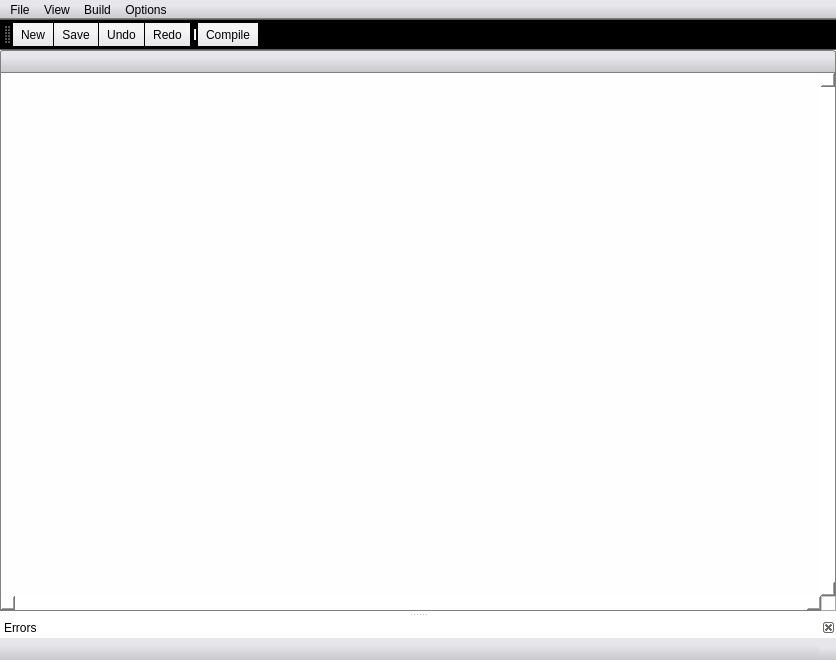
<?xml version="1.0" encoding="UTF-8"?>
<ui version="4.0">
 <class>HLSLEditorClass</class>
 <widget class="QMainWindow" name="HLSLEditorClass">
  <property name="geometry">
   <rect>
    <x>0</x>
    <y>0</y>
    <width>836</width>
    <height>660</height>
   </rect>
  </property>
  <property name="sizePolicy">
   <sizepolicy hsizetype="Expanding" vsizetype="Expanding">
    <horstretch>0</horstretch>
    <verstretch>0</verstretch>
   </sizepolicy>
  </property>
  <property name="contextMenuPolicy">
   <enum>Qt::NoContextMenu</enum>
  </property>
  <property name="windowTitle">
   <string>MainWindow</string>
  </property>
  <property name="styleSheet">
   <string notr="true">background-color: rgb(255, 255, 255);
color: rgb(0, 0, 0);


</string>
  </property>
  <property name="documentMode">
   <bool>true</bool>
  </property>
  <property name="tabShape">
   <enum>QTabWidget::Rounded</enum>
  </property>
  <property name="dockOptions">
   <set>QMainWindow::AllowNestedDocks|QMainWindow::AllowTabbedDocks|QMainWindow::AnimatedDocks</set>
  </property>
  <widget class="QWidget" name="centralwidget">
   <property name="font">
    <font>
     <family>Segoe UI</family>
    </font>
   </property>
   <property name="contextMenuPolicy">
    <enum>Qt::NoContextMenu</enum>
   </property>
   <property name="styleSheet">
    <string notr="true">/*QMenuBar { 
	border-bottom: 1px solid gray; 
}

QMenuBar::item {
     background-color: transparent;
     color: black;
 }

QMenuBar::item::selected {
     background-color: steelblue  ;
     color: white;
 }

QMenu {
    background-color: steelblue  ;
    color: white;
	margin: 0px;
 }

QMenu::item {
    background-color: steelblue  ;
    color: white;
	padding: 4px 25px 4px 15px;
 }

QMenu::item::selected {
	border: 1px solid gray ;
    background-color: white;
    color: black ;
 }*/

background-color: white;
color: rgb(255, 255, 255);
border-top: 0px solid white;
</string>
   </property>
   <layout class="QVBoxLayout" name="verticalLayout">
    <property name="spacing">
     <number>0</number>
    </property>
    <property name="leftMargin">
     <number>0</number>
    </property>
    <property name="topMargin">
     <number>0</number>
    </property>
    <property name="rightMargin">
     <number>0</number>
    </property>
    <property name="bottomMargin">
     <number>1</number>
    </property>
    <item>
     <widget class="QComboBox" name="comboBox">
      <property name="styleSheet">
       <string notr="true">QComboBox {
	 background: qlineargradient(spread:pad, x1: 0, y1 :0, x2: 0, y2:1, stop:0.3 rgba(230, 230, 235, 255), stop:1 rgba(200, 200, 205, 255));
	border: 1px solid gray;
	border-bottom: 0px solid white;
	color: black;
	height: 21px;
	border-top-right-radius: 3px;
	border-top-left-radius: 3px;
}

 QComboBox::drop-down {
     subcontrol-origin: padding;
     subcontrol-position: top right;
     width: 0px;
 }

 QComboBox QAbstractItemView {
	 padding: 5px 5px 5px 10px;
	 background: qlineargradient(spread:pad, x1: 0, y1 :0, x2: 0, y2:1, stop:0 rgba(200, 200, 205, 255), stop:1 rgba(195, 195, 200, 255) );
	 color: black;
	 selection-color: black;
     selection-background-color: WhiteSmoke ;
	 outline: solid;
	 border: 1px solid gray;
	 border-top: opx;
 }

 QComboBox:on { /* shift the text when the popup opens */
	  background: qlineargradient(spread:pad, x1: 0, y1 :0, x2: 0, y2:1, stop:0.3 rgba(230, 230, 235, 255), stop:1 rgba(200, 200, 205, 255));
	 color: white;
 }</string>
      </property>
      <property name="editable">
       <bool>false</bool>
      </property>
      <property name="sizeAdjustPolicy">
       <enum>QComboBox::AdjustToContentsOnFirstShow</enum>
      </property>
     </widget>
    </item>
    <item>
     <widget class="CodeEditor" name="codeEditor">
      <property name="font">
       <font>
        <family>Consolas</family>
        <pointsize>10</pointsize>
        <weight>50</weight>
        <italic>false</italic>
        <bold>false</bold>
       </font>
      </property>
      <property name="toolTip">
       <string/>
      </property>
      <property name="styleSheet">
       <string notr="true">QMenuBar { 
	border-bottom: 1px solid gray; 
}

QMenuBar::item {
	 font: 8pt &quot;Segoe UI&quot;;
     background-color: transparent;
     color: black;
 }

QMenuBar::item::selected {
     background-color: whitesmoke;
     color: black;
 }

QMenu {
    background: qlineargradient(spread:pad, x1: 0, y1 :0, x2: 0, y2:1, stop:0.3 rgba(230, 230, 235, 255), stop:1 rgba(200, 200, 205, 255));
    color: black;
	margin: 0px;
 }

QMenu::item {
    background-color: transparent;
    color: black;
	padding: 4px 25px 4px 15px;
 }

QMenu::item::selected {
	border: 1px solid gray ;
    background-color: whitesmoke;
    color: black ;
 }

QScrollBar:horizontal {
    background: qlineargradient(spread:pad, x1: 0, y1 :0, x2: 0, y2:1, stop:0.3 rgba(230, 230, 235, 255), stop:1 rgba(200, 200, 200, 255));
 	border: 1px solid gray;
  }

QScrollBar:vertical {
    background: qlineargradient(spread:pad, x1: 0, y1 :0, x2: 1, y2:0, stop:0.3 rgba(230, 230, 235, 255), stop:1 rgba(200, 200, 200, 255));
	border: 1px solid gray;
  }

QPlainTextEdit {
	background-color: rgba(254, 254, 254, 255);
	color: rgb(0, 0, 0);
	border: 1px solid gray;
}


</string>
      </property>
      <property name="frameShape">
       <enum>QFrame::StyledPanel</enum>
      </property>
      <property name="lineWidth">
       <number>1</number>
      </property>
      <property name="verticalScrollBarPolicy">
       <enum>Qt::ScrollBarAlwaysOn</enum>
      </property>
      <property name="horizontalScrollBarPolicy">
       <enum>Qt::ScrollBarAlwaysOn</enum>
      </property>
      <property name="lineWrapMode">
       <enum>QPlainTextEdit::NoWrap</enum>
      </property>
      <property name="backgroundVisible">
       <bool>true</bool>
      </property>
      <property name="centerOnScroll">
       <bool>true</bool>
      </property>
     </widget>
    </item>
   </layout>
  </widget>
  <widget class="QStatusBar" name="statusbar">
   <property name="statusTip">
    <string>Ready</string>
   </property>
   <property name="styleSheet">
    <string notr="true"> background: qlineargradient(spread:pad, x1: 0, y1 :0, x2: 0, y2:1, stop:0.3 rgba(230, 230, 235, 255), stop:1 rgba(200, 200, 205, 255));</string>
   </property>
  </widget>
  <widget class="QDockWidget" name="dockWidgetErrors">
   <property name="styleSheet">
    <string notr="true">QDockWidget::title {
     text-align: left; /* align the text to the left */
     background: qlineargradient(spread:pad, x1: 0, y1 :0, x2: 0, y2:1, stop:0.3 rgba(230, 230, 235, 255), stop:1 rgba(200, 200, 200, 255));
     padding-left: 5px;
	 border: 1px solid gray;
	border-top-right-radius: 3px;
	border-top-left-radius: 3px;
 }

font: 8pt &quot;Segoe UI&quot;;</string>
   </property>
   <property name="features">
    <set>QDockWidget::DockWidgetClosable|QDockWidget::DockWidgetMovable</set>
   </property>
   <property name="windowTitle">
    <string>Errors</string>
   </property>
   <attribute name="dockWidgetArea">
    <number>8</number>
   </attribute>
   <widget class="QWidget" name="dockWidgetContents_8">
    <layout class="QHBoxLayout" name="horizontalLayout">
     <property name="leftMargin">
      <number>1</number>
     </property>
     <property name="topMargin">
      <number>0</number>
     </property>
     <property name="rightMargin">
      <number>1</number>
     </property>
     <property name="bottomMargin">
      <number>1</number>
     </property>
     <item>
      <widget class="QTableWidget" name="tableWidget">
       <property name="sizePolicy">
        <sizepolicy hsizetype="Ignored" vsizetype="Ignored">
         <horstretch>0</horstretch>
         <verstretch>0</verstretch>
        </sizepolicy>
       </property>
       <property name="minimumSize">
        <size>
         <width>324</width>
         <height>0</height>
        </size>
       </property>
       <property name="styleSheet">
        <string notr="true">QScrollBar:horizontal {
    background: qlineargradient(spread:pad, x1: 0, y1 :0, x2: 0, y2:1, stop:0.5 rgba(255, 255, 255, 255), stop:1 rgba(200, 200, 200, 255));
  }

QScrollBar:vertical {
    background: qlineargradient(spread:pad, x1: 0, y1 :0, x2: 1, y2:0, stop:0.5 rgba(255, 255, 255, 255), stop:1 rgba(200, 200, 200, 255));
  }

QTableWidget { 
	background-color: rgb(255, 255, 255);
	color: rgb(0, 0, 0);
	border: 1px solid gray;
}

</string>
       </property>
       <property name="editTriggers">
        <set>QAbstractItemView::NoEditTriggers</set>
       </property>
       <property name="alternatingRowColors">
        <bool>true</bool>
       </property>
       <property name="selectionMode">
        <enum>QAbstractItemView::SingleSelection</enum>
       </property>
       <property name="selectionBehavior">
        <enum>QAbstractItemView::SelectRows</enum>
       </property>
       <property name="verticalScrollMode">
        <enum>QAbstractItemView::ScrollPerPixel</enum>
       </property>
       <property name="horizontalScrollMode">
        <enum>QAbstractItemView::ScrollPerPixel</enum>
       </property>
       <property name="sortingEnabled">
        <bool>true</bool>
       </property>
       <property name="cornerButtonEnabled">
        <bool>true</bool>
       </property>
       <property name="columnCount">
        <number>5</number>
       </property>
       <attribute name="horizontalHeaderVisible">
        <bool>true</bool>
       </attribute>
       <attribute name="horizontalHeaderCascadingSectionResizes">
        <bool>true</bool>
       </attribute>
       <attribute name="horizontalHeaderDefaultSectionSize">
        <number>200</number>
       </attribute>
       <attribute name="horizontalHeaderMinimumSectionSize">
        <number>50</number>
       </attribute>
       <attribute name="horizontalHeaderShowSortIndicator" stdset="0">
        <bool>true</bool>
       </attribute>
       <attribute name="horizontalHeaderStretchLastSection">
        <bool>true</bool>
       </attribute>
       <attribute name="verticalHeaderVisible">
        <bool>false</bool>
       </attribute>
       <attribute name="verticalHeaderShowSortIndicator" stdset="0">
        <bool>false</bool>
       </attribute>
       <column>
        <property name="text">
         <string>Type</string>
        </property>
       </column>
       <column>
        <property name="text">
         <string>Description</string>
        </property>
       </column>
       <column>
        <property name="text">
         <string>ID</string>
        </property>
       </column>
       <column>
        <property name="text">
         <string>File</string>
        </property>
       </column>
       <column>
        <property name="text">
         <string>Line</string>
        </property>
       </column>
      </widget>
     </item>
    </layout>
   </widget>
  </widget>
  <widget class="QToolBar" name="toolBar">
   <property name="palette">
    <palette>
     <active>
      <colorrole role="WindowText">
       <brush brushstyle="SolidPattern">
        <color alpha="255">
         <red>0</red>
         <green>0</green>
         <blue>0</blue>
        </color>
       </brush>
      </colorrole>
      <colorrole role="Button">
       <brush brushstyle="LinearGradientPattern">
        <gradient startx="0.000000000000000" starty="0.000000000000000" endx="0.000000000000000" endy="1.000000000000000" type="LinearGradient" spread="PadSpread" coordinatemode="ObjectBoundingMode">
         <gradientstop position="0.300000000000000">
          <color alpha="255">
           <red>245</red>
           <green>245</green>
           <blue>245</blue>
          </color>
         </gradientstop>
         <gradientstop position="1.000000000000000">
          <color alpha="255">
           <red>230</red>
           <green>230</green>
           <blue>235</blue>
          </color>
         </gradientstop>
        </gradient>
       </brush>
      </colorrole>
      <colorrole role="Text">
       <brush brushstyle="SolidPattern">
        <color alpha="255">
         <red>0</red>
         <green>0</green>
         <blue>0</blue>
        </color>
       </brush>
      </colorrole>
      <colorrole role="ButtonText">
       <brush brushstyle="SolidPattern">
        <color alpha="255">
         <red>0</red>
         <green>0</green>
         <blue>0</blue>
        </color>
       </brush>
      </colorrole>
      <colorrole role="Base">
       <brush brushstyle="LinearGradientPattern">
        <gradient startx="0.000000000000000" starty="0.000000000000000" endx="0.000000000000000" endy="1.000000000000000" type="LinearGradient" spread="PadSpread" coordinatemode="ObjectBoundingMode">
         <gradientstop position="0.300000000000000">
          <color alpha="255">
           <red>245</red>
           <green>245</green>
           <blue>245</blue>
          </color>
         </gradientstop>
         <gradientstop position="1.000000000000000">
          <color alpha="255">
           <red>230</red>
           <green>230</green>
           <blue>235</blue>
          </color>
         </gradientstop>
        </gradient>
       </brush>
      </colorrole>
      <colorrole role="Window">
       <brush brushstyle="LinearGradientPattern">
        <gradient startx="0.000000000000000" starty="0.000000000000000" endx="0.000000000000000" endy="1.000000000000000" type="LinearGradient" spread="PadSpread" coordinatemode="ObjectBoundingMode">
         <gradientstop position="0.300000000000000">
          <color alpha="255">
           <red>245</red>
           <green>245</green>
           <blue>245</blue>
          </color>
         </gradientstop>
         <gradientstop position="1.000000000000000">
          <color alpha="255">
           <red>230</red>
           <green>230</green>
           <blue>235</blue>
          </color>
         </gradientstop>
        </gradient>
       </brush>
      </colorrole>
     </active>
     <inactive>
      <colorrole role="WindowText">
       <brush brushstyle="SolidPattern">
        <color alpha="255">
         <red>0</red>
         <green>0</green>
         <blue>0</blue>
        </color>
       </brush>
      </colorrole>
      <colorrole role="Button">
       <brush brushstyle="LinearGradientPattern">
        <gradient startx="0.000000000000000" starty="0.000000000000000" endx="0.000000000000000" endy="1.000000000000000" type="LinearGradient" spread="PadSpread" coordinatemode="ObjectBoundingMode">
         <gradientstop position="0.300000000000000">
          <color alpha="255">
           <red>245</red>
           <green>245</green>
           <blue>245</blue>
          </color>
         </gradientstop>
         <gradientstop position="1.000000000000000">
          <color alpha="255">
           <red>230</red>
           <green>230</green>
           <blue>235</blue>
          </color>
         </gradientstop>
        </gradient>
       </brush>
      </colorrole>
      <colorrole role="Text">
       <brush brushstyle="SolidPattern">
        <color alpha="255">
         <red>0</red>
         <green>0</green>
         <blue>0</blue>
        </color>
       </brush>
      </colorrole>
      <colorrole role="ButtonText">
       <brush brushstyle="SolidPattern">
        <color alpha="255">
         <red>0</red>
         <green>0</green>
         <blue>0</blue>
        </color>
       </brush>
      </colorrole>
      <colorrole role="Base">
       <brush brushstyle="LinearGradientPattern">
        <gradient startx="0.000000000000000" starty="0.000000000000000" endx="0.000000000000000" endy="1.000000000000000" type="LinearGradient" spread="PadSpread" coordinatemode="ObjectBoundingMode">
         <gradientstop position="0.300000000000000">
          <color alpha="255">
           <red>245</red>
           <green>245</green>
           <blue>245</blue>
          </color>
         </gradientstop>
         <gradientstop position="1.000000000000000">
          <color alpha="255">
           <red>230</red>
           <green>230</green>
           <blue>235</blue>
          </color>
         </gradientstop>
        </gradient>
       </brush>
      </colorrole>
      <colorrole role="Window">
       <brush brushstyle="LinearGradientPattern">
        <gradient startx="0.000000000000000" starty="0.000000000000000" endx="0.000000000000000" endy="1.000000000000000" type="LinearGradient" spread="PadSpread" coordinatemode="ObjectBoundingMode">
         <gradientstop position="0.300000000000000">
          <color alpha="255">
           <red>245</red>
           <green>245</green>
           <blue>245</blue>
          </color>
         </gradientstop>
         <gradientstop position="1.000000000000000">
          <color alpha="255">
           <red>230</red>
           <green>230</green>
           <blue>235</blue>
          </color>
         </gradientstop>
        </gradient>
       </brush>
      </colorrole>
     </inactive>
     <disabled>
      <colorrole role="WindowText">
       <brush brushstyle="SolidPattern">
        <color alpha="255">
         <red>0</red>
         <green>0</green>
         <blue>0</blue>
        </color>
       </brush>
      </colorrole>
      <colorrole role="Button">
       <brush brushstyle="LinearGradientPattern">
        <gradient startx="0.000000000000000" starty="0.000000000000000" endx="0.000000000000000" endy="1.000000000000000" type="LinearGradient" spread="PadSpread" coordinatemode="ObjectBoundingMode">
         <gradientstop position="0.300000000000000">
          <color alpha="255">
           <red>245</red>
           <green>245</green>
           <blue>245</blue>
          </color>
         </gradientstop>
         <gradientstop position="1.000000000000000">
          <color alpha="255">
           <red>230</red>
           <green>230</green>
           <blue>235</blue>
          </color>
         </gradientstop>
        </gradient>
       </brush>
      </colorrole>
      <colorrole role="Text">
       <brush brushstyle="SolidPattern">
        <color alpha="255">
         <red>0</red>
         <green>0</green>
         <blue>0</blue>
        </color>
       </brush>
      </colorrole>
      <colorrole role="ButtonText">
       <brush brushstyle="SolidPattern">
        <color alpha="255">
         <red>0</red>
         <green>0</green>
         <blue>0</blue>
        </color>
       </brush>
      </colorrole>
      <colorrole role="Base">
       <brush brushstyle="LinearGradientPattern">
        <gradient startx="0.000000000000000" starty="0.000000000000000" endx="0.000000000000000" endy="1.000000000000000" type="LinearGradient" spread="PadSpread" coordinatemode="ObjectBoundingMode">
         <gradientstop position="0.300000000000000">
          <color alpha="255">
           <red>245</red>
           <green>245</green>
           <blue>245</blue>
          </color>
         </gradientstop>
         <gradientstop position="1.000000000000000">
          <color alpha="255">
           <red>230</red>
           <green>230</green>
           <blue>235</blue>
          </color>
         </gradientstop>
        </gradient>
       </brush>
      </colorrole>
      <colorrole role="Window">
       <brush brushstyle="LinearGradientPattern">
        <gradient startx="0.000000000000000" starty="0.000000000000000" endx="0.000000000000000" endy="1.000000000000000" type="LinearGradient" spread="PadSpread" coordinatemode="ObjectBoundingMode">
         <gradientstop position="0.300000000000000">
          <color alpha="255">
           <red>245</red>
           <green>245</green>
           <blue>245</blue>
          </color>
         </gradientstop>
         <gradientstop position="1.000000000000000">
          <color alpha="255">
           <red>230</red>
           <green>230</green>
           <blue>235</blue>
          </color>
         </gradientstop>
        </gradient>
       </brush>
      </colorrole>
     </disabled>
    </palette>
   </property>
   <property name="contextMenuPolicy">
    <enum>Qt::NoContextMenu</enum>
   </property>
   <property name="windowTitle">
    <string>toolBar</string>
   </property>
   <property name="styleSheet">
    <string notr="true">QToolBar { 
	color: rgb(0, 0, 0);
	 background: qlineargradient(spread:pad, x1: 0, y1 :0, x2: 0, y2:1, stop:0.3 rgba(245, 245, 245, 255), stop:1 rgba(230, 230, 235, 255));
	padding: 1px 0px 0px 1px;
}

QToolButton {
	background: qlineargradient(spread:pad, x1: 0, y1 :0, x2: 0, y2:1, stop:0.3 rgba(245, 245, 245, 255), stop:1 rgba(230, 230, 235, 255));

}

 QToolButton::hover {
	background-color: qlineargradient(spread:pad, x1:0, y1:0, x2:0, y2:0.847, stop:0.386364 rgba(250, 250, 255, 255), stop:1 lightgray);
	border: 1px solid gray
 }
</string>
   </property>
   <property name="iconSize">
    <size>
     <width>16</width>
     <height>16</height>
    </size>
   </property>
   <property name="toolButtonStyle">
    <enum>Qt::ToolButtonFollowStyle</enum>
   </property>
   <property name="floatable">
    <bool>false</bool>
   </property>
   <attribute name="toolBarArea">
    <enum>TopToolBarArea</enum>
   </attribute>
   <attribute name="toolBarBreak">
    <bool>false</bool>
   </attribute>
   <addaction name="actionNew"/>
   <addaction name="actionSave_2"/>
   <addaction name="actionUndo"/>
   <addaction name="actionRedo"/>
   <addaction name="separator"/>
   <addaction name="actionCompile"/>
  </widget>
  <widget class="QMenuBar" name="menuBar">
   <property name="geometry">
    <rect>
     <x>0</x>
     <y>0</y>
     <width>836</width>
     <height>19</height>
    </rect>
   </property>
   <property name="contextMenuPolicy">
    <enum>Qt::NoContextMenu</enum>
   </property>
   <property name="styleSheet">
    <string notr="true">QMenuBar { 
	border-bottom: 1px solid gray; 
	background: qlineargradient(spread:pad, x1: 0, y1 :0, x2: 0, y2:1, stop:0.3 rgba(230, 230, 235, 255), stop:1 rgba(200, 200, 205, 255));
	font: 8pt &quot;Segoe UI&quot;;
}

QMenuBar::item {
    background: transparent;
     color: black;
 }

QMenuBar::item::selected {
     background: qlineargradient(spread:pad, x1: 0, y1 :1, x2: 0, y2:0, stop:0.3 rgba(245, 245, 245, 255), stop:1 rgba(230, 230, 235, 255));
     color: black;
 }

QMenu {
     background: qlineargradient(spread:pad, x1: 0, y1 :0, x2: 0, y2:1, stop:0.3 rgba(245, 245, 245, 255), stop:1 rgba(230, 230, 235, 255));
     color: white;
	 margin: 0px;
 }

QMenu::item {
    background: transparent;
    color: black;
	padding: 4px 25px 4px 20px;
 }

QMenu::item::selected {
	border: 1px solid gray ;
    background-color: qlineargradient(spread:pad, x1:0, y1:0, x2:0, y2:0.847, stop:0.386364 rgba(250, 250, 255, 255), stop:1 lightgray);
    color: black ;
 }


</string>
   </property>
   <widget class="QMenu" name="menuFile">
    <property name="title">
     <string>File</string>
    </property>
    <addaction name="actionOpen"/>
    <addaction name="actionSave"/>
    <addaction name="actionSave_as"/>
    <addaction name="actionExit"/>
    <addaction name="separator"/>
    <addaction name="actionReparse_Configuration"/>
   </widget>
   <widget class="QMenu" name="menuBuild">
    <property name="title">
     <string>Build</string>
    </property>
   </widget>
   <widget class="QMenu" name="menuView">
    <property name="title">
     <string>View</string>
    </property>
    <addaction name="actionViewErrors"/>
    <addaction name="actionViewOpenFiles"/>
    <addaction name="actionViewOutput"/>
    <addaction name="actionViewRender"/>
   </widget>
   <widget class="QMenu" name="menuOptions">
    <property name="title">
     <string>Options</string>
    </property>
    <addaction name="actionOn_the_Fly_Compiling"/>
    <addaction name="actionSet_Additional_Include_Paths"/>
   </widget>
   <addaction name="menuFile"/>
   <addaction name="menuView"/>
   <addaction name="menuBuild"/>
   <addaction name="menuOptions"/>
  </widget>
  <action name="actionCompile">
   <property name="icon">
    <iconset resource="hlsleditor.qrc">
     <normaloff>:/Icons/cc_mono_icon_set_png/blacks/48x48/download.png</normaloff>:/Icons/cc_mono_icon_set_png/blacks/48x48/download.png</iconset>
   </property>
   <property name="text">
    <string>Compile</string>
   </property>
  </action>
  <action name="actionNew">
   <property name="checkable">
    <bool>false</bool>
   </property>
   <property name="enabled">
    <bool>true</bool>
   </property>
   <property name="icon">
    <iconset>
     <activeoff>:/Icons/cc_mono_icon_set_png/blacks/48x48/doc_new.png</activeoff>
     <activeon>:/Icons/cc_mono_icon_set_png/white/48x48/doc_new.png</activeon>
    </iconset>
   </property>
   <property name="text">
    <string>New</string>
   </property>
   <property name="font">
    <font>
     <family>Segoe UI</family>
    </font>
   </property>
   <property name="softKeyRole">
    <enum>QAction::NoSoftKey</enum>
   </property>
   <property name="iconVisibleInMenu">
    <bool>true</bool>
   </property>
  </action>
  <action name="actionUndo">
   <property name="icon">
    <iconset resource="hlsleditor.qrc">
     <normaloff>:/Icons/cc_mono_icon_set_png/blacks/48x48/undo.png</normaloff>:/Icons/cc_mono_icon_set_png/blacks/48x48/undo.png</iconset>
   </property>
   <property name="text">
    <string>Undo</string>
   </property>
  </action>
  <action name="actionRedo">
   <property name="icon">
    <iconset resource="hlsleditor.qrc">
     <normaloff>:/Icons/cc_mono_icon_set_png/blacks/48x48/redo.png</normaloff>:/Icons/cc_mono_icon_set_png/blacks/48x48/redo.png</iconset>
   </property>
   <property name="text">
    <string>Redo</string>
   </property>
  </action>
  <action name="actionOpen">
   <property name="text">
    <string>Open</string>
   </property>
  </action>
  <action name="actionSave">
   <property name="text">
    <string>Save</string>
   </property>
  </action>
  <action name="actionSave_as">
   <property name="text">
    <string>Save as...</string>
   </property>
  </action>
  <action name="actionExit">
   <property name="text">
    <string>Exit</string>
   </property>
  </action>
  <action name="actionViewOpenFiles">
   <property name="checkable">
    <bool>true</bool>
   </property>
   <property name="checked">
    <bool>true</bool>
   </property>
   <property name="text">
    <string>Open Files</string>
   </property>
  </action>
  <action name="actionViewOutput">
   <property name="checkable">
    <bool>true</bool>
   </property>
   <property name="checked">
    <bool>true</bool>
   </property>
   <property name="text">
    <string>Output</string>
   </property>
  </action>
  <action name="actionViewErrors">
   <property name="checkable">
    <bool>true</bool>
   </property>
   <property name="checked">
    <bool>true</bool>
   </property>
   <property name="text">
    <string>Errors</string>
   </property>
  </action>
  <action name="actionViewRender">
   <property name="checkable">
    <bool>true</bool>
   </property>
   <property name="checked">
    <bool>true</bool>
   </property>
   <property name="text">
    <string>Render</string>
   </property>
  </action>
  <action name="actionSave_2">
   <property name="icon">
    <iconset resource="hlsleditor.qrc">
     <normaloff>:/Icons/cc_mono_icon_set_png/blacks/48x48/save.png</normaloff>:/Icons/cc_mono_icon_set_png/blacks/48x48/save.png</iconset>
   </property>
   <property name="text">
    <string>Save</string>
   </property>
  </action>
  <action name="actionReparse_Configuration">
   <property name="text">
    <string>Reparse config.xml</string>
   </property>
  </action>
  <action name="actionParallel_Compiling">
   <property name="checkable">
    <bool>true</bool>
   </property>
   <property name="text">
    <string>Parallel Compiling</string>
   </property>
  </action>
  <action name="actionOn_the_Fly_Compiling">
   <property name="checkable">
    <bool>true</bool>
   </property>
   <property name="text">
    <string>On the Fly Compiling</string>
   </property>
  </action>
  <action name="actionSet_Working_Directory">
   <property name="text">
    <string>Set Working Directory</string>
   </property>
  </action>
  <action name="actionSet_Additional_Include_Paths">
   <property name="text">
    <string>Set Additional Include Paths</string>
   </property>
  </action>
 </widget>
 <layoutdefault spacing="6" margin="9"/>
 <customwidgets>
  <customwidget>
   <class>CodeEditor</class>
   <extends>QPlainTextEdit</extends>
   <header location="global">codeeditor.h</header>
  </customwidget>
 </customwidgets>
 <tabstops>
  <tabstop>tableWidget</tabstop>
  <tabstop>listView_2</tabstop>
 </tabstops>
 <resources>
  <include location="hlsleditor.qrc"/>
 </resources>
 <connections>
  <connection>
   <sender>actionViewErrors</sender>
   <signal>toggled(bool)</signal>
   <receiver>dockWidgetErrors</receiver>
   <slot>setVisible(bool)</slot>
   <hints>
    <hint type="sourcelabel">
     <x>-1</x>
     <y>-1</y>
    </hint>
    <hint type="destinationlabel">
     <x>317</x>
     <y>645</y>
    </hint>
   </hints>
  </connection>
  <connection>
   <sender>dockWidgetErrors</sender>
   <signal>visibilityChanged(bool)</signal>
   <receiver>actionViewErrors</receiver>
   <slot>setChecked(bool)</slot>
   <hints>
    <hint type="sourcelabel">
     <x>359</x>
     <y>558</y>
    </hint>
    <hint type="destinationlabel">
     <x>-1</x>
     <y>-1</y>
    </hint>
   </hints>
  </connection>
 </connections>
</ui>
